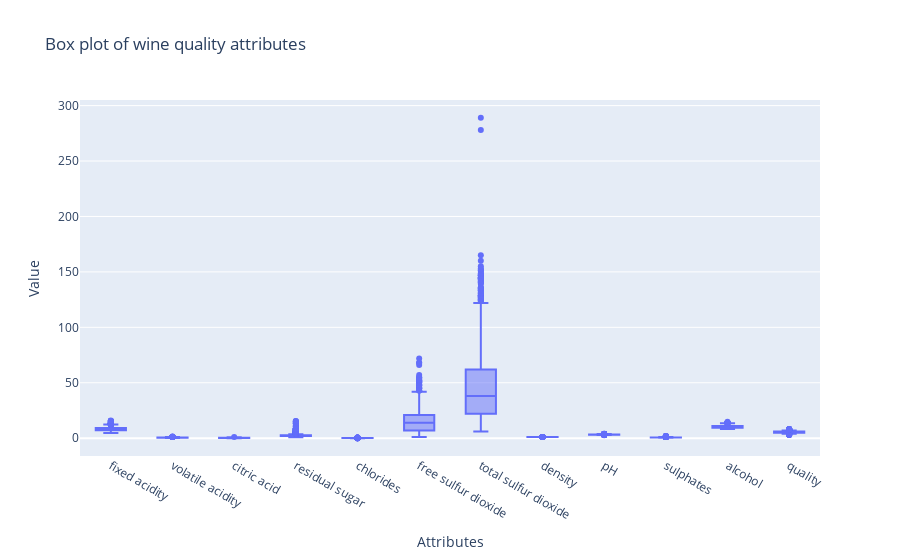

The cell this chart's notebook holds for it:
### Code cell
#Checking outliers using Box plot

fig = px.box(wine, y= wine.columns, title='Box plot of wine quality attributes', labels={'value': 'Value', 'variable': 'Attributes'})
fig.show(), wine.shape

### Figure 1 — Plotly figure (JSON) as saved in the notebook; plotly's stock layout.template omitted (floating-point values rounded to 4 significant figures; data arrays with more than 128 entries replaced by an {"elided": "..."} marker saying what was removed)
{"data": [{"alignmentgroup": "True", "hovertemplate": "Attributes=%{x}<br>Value=%{y}<extra></extra>", "legendgroup": "", "marker": {"color": "#636efa"}, "name": "", "notched": false, "offsetgroup": "", "orientation": "v", "showlegend": false, "type": "box", "x": {"elided": "19188 str values"}, "x0": " ", "xaxis": "x", "y": {"elided": "19188 float values"}, "y0": " ", "yaxis": "y"}], "layout": {"boxmode": "group", "legend": {"tracegroupgap": 0}, "title": {"text": "Box plot of wine quality attributes"}, "xaxis": {"anchor": "y", "domain": [0, 1], "title": {"text": "Attributes"}}, "yaxis": {"anchor": "x", "domain": [0, 1], "title": {"text": "Value"}}}}
